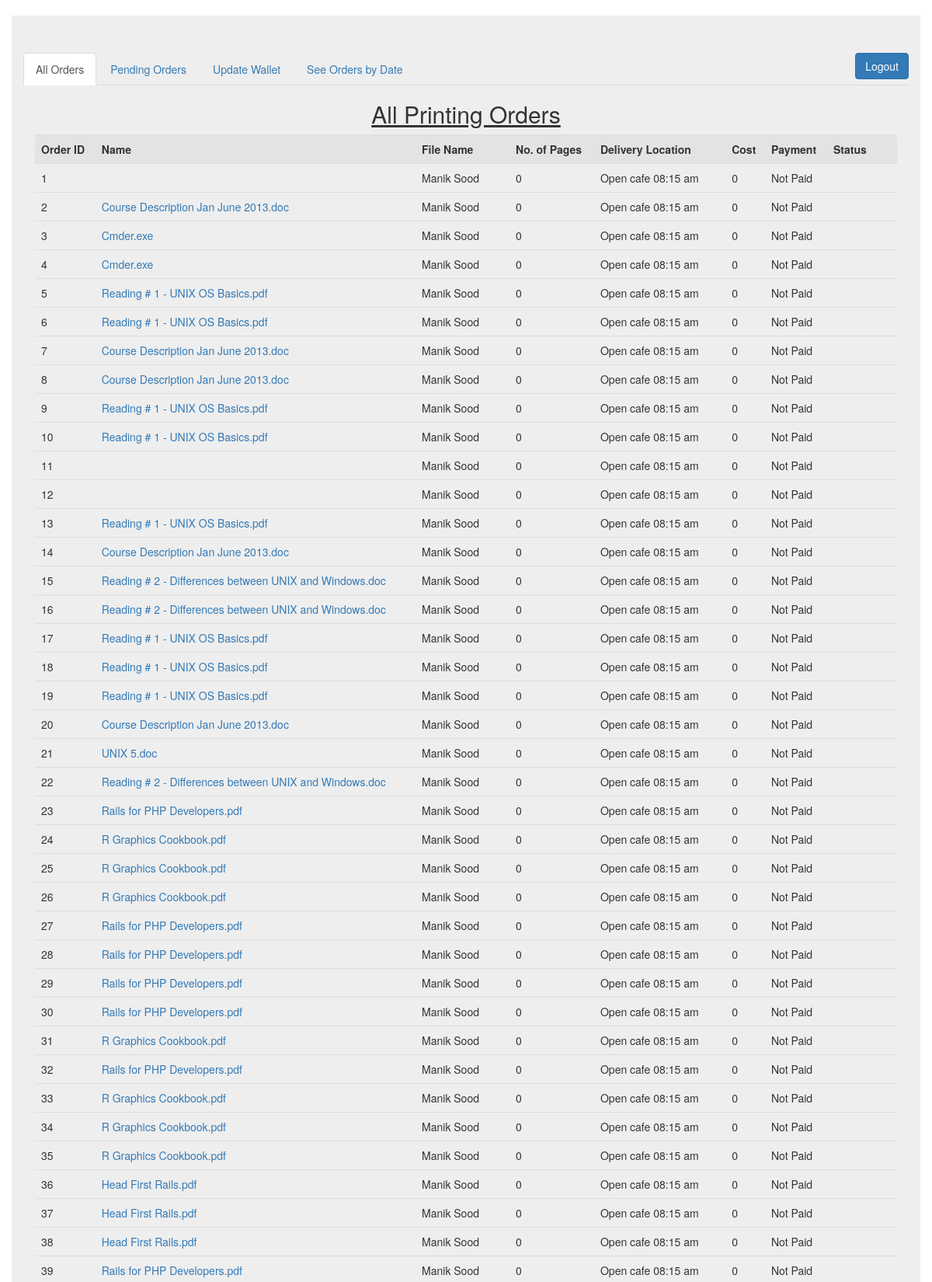
The app's page /admin/orders.php (signed in, upper part) with its own data.
### tables this page shows
CREATE TABLE IF NOT EXISTS `print_orders` (
  `id` int(11) NOT NULL AUTO_INCREMENT,
  `name` varchar(50) NOT NULL,
  `email` varchar(50) NOT NULL,
  `copies` int(11) NOT NULL,
  `paper` varchar(50) NOT NULL,
  `take_away` varchar(100) NOT NULL,
  `instructions` text NOT NULL,
  `file_name` varchar(100) NOT NULL,
  `money_status` varchar(11) NOT NULL,
  `pages` int(11) NOT NULL,
  `cost` int(11) NOT NULL,
  `status` varchar(50) NOT NULL,
  PRIMARY KEY (`id`)
);

### admin/orders.php (the view, shortened to what this page needs)
<!doctype html>
<html lang="en">
	<head>
		<link rel="stylesheet" type="text/css" href="../css/bootstrap.css">
	</head>
	<body>
	<br>
		<div class="container jumbotron">
			<div class="container">
			<form action="" method="post">
				<button type="submit" class="btn btn-primary" style="float:right;" name="logout">Logout</button>
			</form>
				<div role="tabpanel">
  <ul class="nav nav-tabs" role="tablist">
    <li role="presentation" class="active"><a href="#all_orders" aria-controls="all_orders" role="tab" data-toggle="tab">All Orders</a></li>
    <li role="presentation"><a href="#pending_orders" aria-controls="pending_orders" role="tab" data-toggle="tab">Pending Orders</a></li>
    <li role="presentation"><a href="#update_wallet" aria-controls="update_wallet" role="tab" data-toggle="tab">Update Wallet</a></li>
    <li role="presentation"><a href="#orders_by_date" aria-controls="orders_by_date" role="tab" data-toggle="tab">See Orders by Date</a></li>
  </ul>
  <div class="tab-content">
  <div role="tabpanel" class="tab-pane fade in active" id="all_orders">
  	<?php
			if (isset($_SESSION['admin'])) { ?>
				<div class="container">
			<h2><center><u>All Printing Orders</u></center></h2>
		</div>
		<?php
			$select = "SELECT * FROM `print_orders` ORDER BY id ASC";
			$result = mysql_query($select);
			?>
				<div class="responsive container">
				<table class="table table-hover">
				<tr style="background-color:#e3e3e3">
					<th>Order ID</th>
					<th>Name</th>
					<th>File Name</th>
					<th>No. of Pages</th>
					<th>Delivery Location</th>
					<th>Cost</th>
					<th>Payment</th>
					<th>Status</th>
				</tr>
			<?php while ($res = mysql_fetch_assoc($result)) { ?>
				<tr>
					<td><?php echo $res['id']; ?></td>
					<td><a href="../print_uploads/<?php echo $res['file_name']; ?>"><?php echo $res['file_name']; ?></a></td>
					<td><?php echo $res['name']; ?></td>
					<td><?php echo $res['pages']; ?></td>
					<td><?php echo $res['take_away']; ?></td>
					<td><?php echo $res['cost']; ?></td>
					<td><?php echo $res['money_status']; ?></td>
					<td><a href="update.php?id=<?php echo $res['id'] ?>"><?php echo $res['status']; ?></a></td>
				</tr>
		<?php	}
		?>
				</table>
				</div>
			<?php }else{ ?>
				<div class="container jumbotron">
					<center><p>Please <a href="index.php">Login</a> to Upadte the details</p></center>
				</div>
			<?php }
		 ?>
  </div>
</div>
</div>
			</div>
		</div>
	</body>
</html>

### records on screen
print_orders: id "1", name "Manik Sood", pages "0", take_away "Open cafe 08:15 am", cost "0", money_status "Not Paid"
print_orders: id "2", file_name "Course Description Jan June 2013.doc", name "Manik Sood", pages "0", take_away "Open cafe 08:15 am", cost "0", money_status "Not Paid"
print_orders: id "3", file_name "Cmder.exe", name "Manik Sood", pages "0", take_away "Open cafe 08:15 am", cost "0", money_status "Not Paid"
print_orders: id "4", file_name "Cmder.exe", name "Manik Sood", pages "0", take_away "Open cafe 08:15 am", cost "0", money_status "Not Paid"
print_orders: id "5", file_name "Reading # 1 - UNIX OS Basics.pdf", name "Manik Sood", pages "0", take_away "Open cafe 08:15 am", cost "0", money_status "Not Paid"
print_orders: id "6", file_name "Reading # 1 - UNIX OS Basics.pdf", name "Manik Sood", pages "0", take_away "Open cafe 08:15 am", cost "0", money_status "Not Paid"
print_orders: id "7", file_name "Course Description Jan June 2013.doc", name "Manik Sood", pages "0", take_away "Open cafe 08:15 am", cost "0", money_status "Not Paid"
print_orders: id "8", file_name "Course Description Jan June 2013.doc", name "Manik Sood", pages "0", take_away "Open cafe 08:15 am", cost "0", money_status "Not Paid"
print_orders: id "9", file_name "Reading # 1 - UNIX OS Basics.pdf", name "Manik Sood", pages "0", take_away "Open cafe 08:15 am", cost "0", money_status "Not Paid"
print_orders: id "10", file_name "Reading # 1 - UNIX OS Basics.pdf", name "Manik Sood", pages "0", take_away "Open cafe 08:15 am", cost "0", money_status "Not Paid"
print_orders: id "11", name "Manik Sood", pages "0", take_away "Open cafe 08:15 am", cost "0", money_status "Not Paid"
print_orders: id "12", name "Manik Sood", pages "0", take_away "Open cafe 08:15 am", cost "0", money_status "Not Paid"
print_orders: id "13", file_name "Reading # 1 - UNIX OS Basics.pdf", name "Manik Sood", pages "0", take_away "Open cafe 08:15 am", cost "0", money_status "Not Paid"
print_orders: id "14", file_name "Course Description Jan June 2013.doc", name "Manik Sood", pages "0", take_away "Open cafe 08:15 am", cost "0", money_status "Not Paid"
print_orders: id "15", file_name "Reading # 2 - Differences between UNIX and Windows.doc", name "Manik Sood", pages "0", take_away "Open cafe 08:15 am", cost "0", money_status "Not Paid"
print_orders: id "16", file_name "Reading # 2 - Differences between UNIX and Windows.doc", name "Manik Sood", pages "0", take_away "Open cafe 08:15 am", cost "0", money_status "Not Paid"
print_orders: id "17", file_name "Reading # 1 - UNIX OS Basics.pdf", name "Manik Sood", pages "0", take_away "Open cafe 08:15 am", cost "0", money_status "Not Paid"
print_orders: id "18", file_name "Reading # 1 - UNIX OS Basics.pdf", name "Manik Sood", pages "0", take_away "Open cafe 08:15 am", cost "0", money_status "Not Paid"
print_orders: id "19", file_name "Reading # 1 - UNIX OS Basics.pdf", name "Manik Sood", pages "0", take_away "Open cafe 08:15 am", cost "0", money_status "Not Paid"
print_orders: id "20", file_name "Course Description Jan June 2013.doc", name "Manik Sood", pages "0", take_away "Open cafe 08:15 am", cost "0", money_status "Not Paid"
print_orders: id "21", file_name "UNIX 5.doc", name "Manik Sood", pages "0", take_away "Open cafe 08:15 am", cost "0", money_status "Not Paid"
print_orders: id "22", file_name "Reading # 2 - Differences between UNIX and Windows.doc", name "Manik Sood", pages "0", take_away "Open cafe 08:15 am", cost "0", money_status "Not Paid"
print_orders: id "23", file_name "Rails for PHP Developers.pdf", name "Manik Sood", pages "0", take_away "Open cafe 08:15 am", cost "0", money_status "Not Paid"
print_orders: id "24", file_name "R Graphics Cookbook.pdf", name "Manik Sood", pages "0", take_away "Open cafe 08:15 am", cost "0", money_status "Not Paid"
print_orders: id "25", file_name "R Graphics Cookbook.pdf", name "Manik Sood", pages "0", take_away "Open cafe 08:15 am", cost "0", money_status "Not Paid"
print_orders: id "26", file_name "R Graphics Cookbook.pdf", name "Manik Sood", pages "0", take_away "Open cafe 08:15 am", cost "0", money_status "Not Paid"
print_orders: id "27", file_name "Rails for PHP Developers.pdf", name "Manik Sood", pages "0", take_away "Open cafe 08:15 am", cost "0", money_status "Not Paid"
print_orders: id "28", file_name "Rails for PHP Developers.pdf", name "Manik Sood", pages "0", take_away "Open cafe 08:15 am", cost "0", money_status "Not Paid"
print_orders: id "29", file_name "Rails for PHP Developers.pdf", name "Manik Sood", pages "0", take_away "Open cafe 08:15 am", cost "0", money_status "Not Paid"
print_orders: id "30", file_name "Rails for PHP Developers.pdf", name "Manik Sood", pages "0", take_away "Open cafe 08:15 am", cost "0", money_status "Not Paid"
print_orders: id "31", file_name "R Graphics Cookbook.pdf", name "Manik Sood", pages "0", take_away "Open cafe 08:15 am", cost "0", money_status "Not Paid"
print_orders: id "32", file_name "Rails for PHP Developers.pdf", name "Manik Sood", pages "0", take_away "Open cafe 08:15 am", cost "0", money_status "Not Paid"
print_orders: id "33", file_name "R Graphics Cookbook.pdf", name "Manik Sood", pages "0", take_away "Open cafe 08:15 am", cost "0", money_status "Not Paid"
print_orders: id "34", file_name "R Graphics Cookbook.pdf", name "Manik Sood", pages "0", take_away "Open cafe 08:15 am", cost "0", money_status "Not Paid"
print_orders: id "35", file_name "R Graphics Cookbook.pdf", name "Manik Sood", pages "0", take_away "Open cafe 08:15 am", cost "0", money_status "Not Paid"
print_orders: id "36", file_name "Head First Rails.pdf", name "Manik Sood", pages "0", take_away "Open cafe 08:15 am", cost "0", money_status "Not Paid"
print_orders: id "37", file_name "Head First Rails.pdf", name "Manik Sood", pages "0", take_away "Open cafe 08:15 am", cost "0", money_status "Not Paid"
print_orders: id "38", file_name "Head First Rails.pdf", name "Manik Sood", pages "0", take_away "Open cafe 08:15 am", cost "0", money_status "Not Paid"
print_orders: id "39", file_name "Rails for PHP Developers.pdf", name "Manik Sood", pages "0", take_away "Open cafe 08:15 am", cost "0", money_status "Not Paid"
